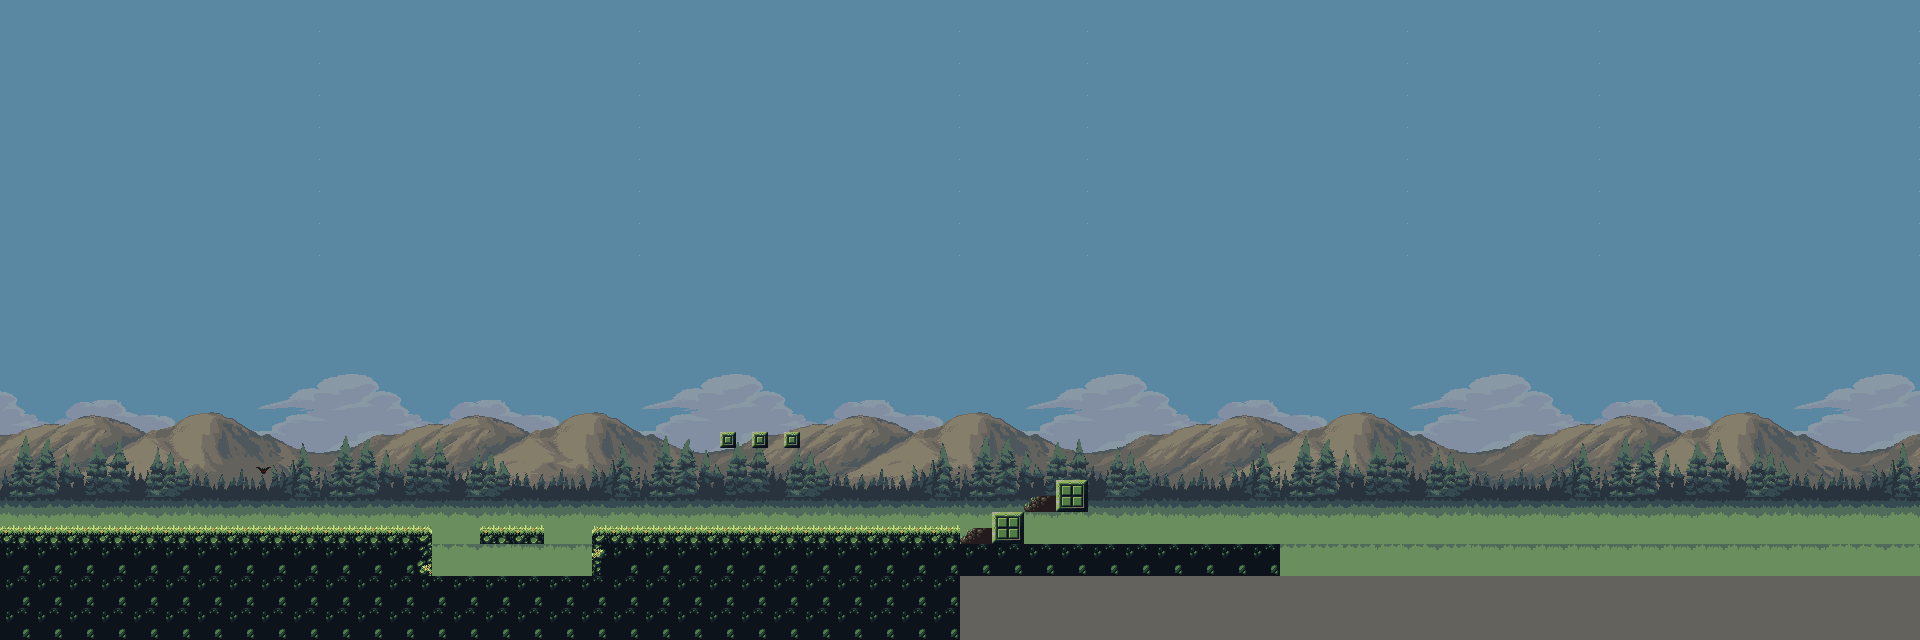

The image is a tile-based game level rendered from a .tmx file. Its description and source (layers, tilesets, objects; grid data summarised) follow:
An orthogonal 60x20 tile map with 32x32 px tiles, 3 tile layers (background, background_forest, basemap), 7 tilesets and 18 objects (2x SHEEP, POTION, SPIKE).

<map version="1.9" tiledversion="1.9.2" orientation="orthogonal" renderorder="right-down" width="60" height="20" tilewidth="32" tileheight="32" infinite="0" nextlayerid="21" nextobjectid="107">
 <tileset firstgid="1" source="tilesheet.tsx" />
 <tileset firstgid="33" source="fondo1.tsx" />
 <tileset firstgid="105" source="fondo2.tsx" />
 <tileset firstgid="177" source="props.tsx" />
 <tileset firstgid="217" source="enemies.tsx" />
 <tileset firstgid="220" source="prueba.tsx" />
 <tileset firstgid="348" source="bat.tsx" />
 <layer id="9" name="background" width="60" height="20" locked="1">
  <data>[1200 cells, 1200 non-empty, 72 distinct tile ids]</data>
 </layer>
 <layer id="11" name="background_forest" width="60" height="20" locked="1">
  <data>[1200 cells, 300 non-empty, 40 distinct tile ids]</data>
 </layer>
 <layer id="1" name="basemap" width="60" height="20" locked="1">
  <data>[1200 cells, 132 non-empty, 10 distinct tile ids]</data>
 </layer>
 <objectgroup id="17" name="playerLocation">
  <object id="60" x="84.6667" y="229.334">
   <point />
  </object>
 </objectgroup>
 <objectgroup id="19" name="basebox" locked="1">
  <object id="69" x="481.333" y="528.667" width="62.6667" height="14.6667" />
  <object id="71" x="-1.33333" y="1.33333" width="1312.33" height="640" />
  <object id="73" x="1.33333" y="528.667" width="428" height="109.333" />
  <object id="75" x="433.333" y="576.667" width="156" height="60.6667" />
  <object id="76" x="592.667" y="530" width="365.333" height="109.333" />
  <object id="86" x="720" y="431.333" width="16" height="17.3333" />
  <object id="87" x="753.333" y="432" width="16" height="16" />
  <object id="88" x="783.333" y="432" width="17.3333" height="14.6667" />
  <object id="89" x="964.667" y="530">
   <polyline points="0,0 121.333,-67.3333" />
  </object>
 </objectgroup>
 <objectgroup id="12" name="gameObjects">
  <object id="77" name="POTION" gid="182" x="432" y="536" width="32" height="32">
   <properties>
    <property name="type" value="POTION" />
   </properties>
  </object>
  <object id="80" name="SPIKE" gid="17" x="312" y="524.667" width="32" height="32">
   <properties>
    <property name="type" value="SPIKE" />
   </properties>
  </object>
  <object id="95" gid="343" x="68" y="440.667" width="16" height="16">
   <properties>
    <property name="type" value="BOX" />
   </properties>
  </object>
  <object id="102" gid="27" x="118.667" y="474" width="32" height="32">
   <properties>
    <property name="type" value="BOX" />
   </properties>
  </object>
  <object id="105" gid="9" x="-0.666667" y="465.333" width="32" height="32">
   <properties>
    <property name="type" value="BOX" />
   </properties>
  </object>
  <object id="106" gid="23" x="232.667" y="425.333" width="32" height="32">
   <properties>
    <property name="type" value="BOX" />
   </properties>
  </object>
 </objectgroup>
 <objectgroup id="20" name="enemies">
  <object id="84" name="SHEEP" gid="217" x="139" y="521.667" width="70" height="70" />
  <object id="85" name="SHEEP" gid="217" x="765.337" y="519.667" width="70" height="70" />
 </objectgroup>
</map>
